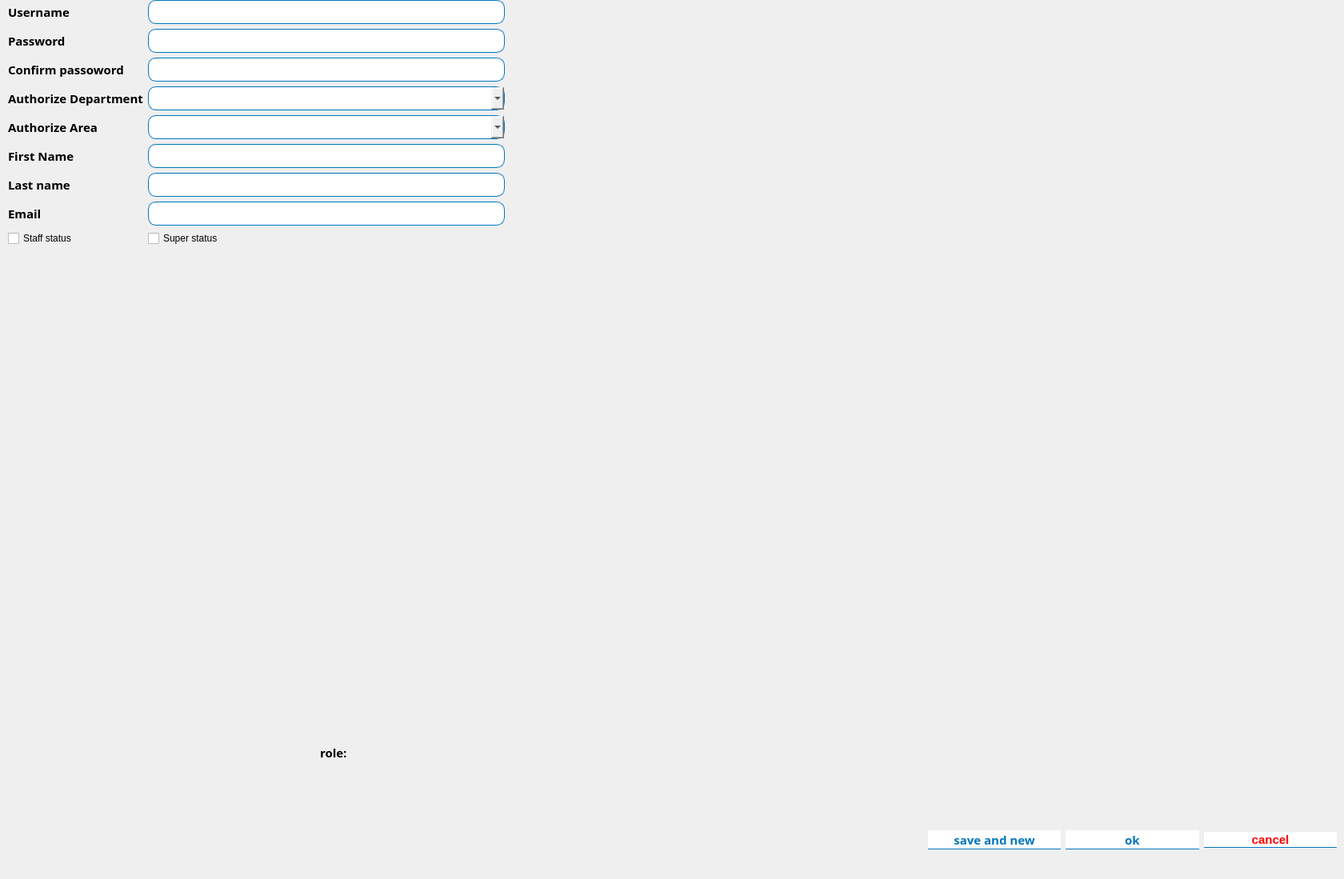
        <widget class="QWidget" name="tab_75">
         <attribute name="title">
          <string>User management</string>
         </attribute>
         <widget class="QWidget" name="horizontalLayoutWidget_54">
          <property name="geometry">
           <rect>
            <x>1160</x>
            <y>1010</y>
            <width>511</width>
            <height>80</height>
           </rect>
          </property>
          <layout class="QHBoxLayout" name="horizontalLayout_54">
           <item>
            <widget class="QPushButton" name="dep_saveandnwbtn_13">
             <property name="font">
              <font>
               <family>Yu Gothic UI Semibold</family>
               <pointsize>11</pointsize>
               <weight>75</weight>
               <bold>true</bold>
              </font>
             </property>
             <property name="styleSheet">
              <string notr="true">background-color:#fff;
color:#0076bd;
border-top:1px solid #fff;
border-bottom:1px solid #0076bd;
padding-bottom:0px</string>
             </property>
             <property name="text">
              <string>save and new</string>
             </property>
            </widget>
           </item>
           <item>
            <widget class="QPushButton" name="dep_okbtn_13">
             <property name="font">
              <font>
               <family>Yu Gothic UI Semibold</family>
               <pointsize>11</pointsize>
               <weight>75</weight>
               <bold>true</bold>
              </font>
             </property>
             <property name="styleSheet">
              <string notr="true">background-color:#fff;
color:#0076bd;
border-top:1px solid #fff;
border-bottom:1px solid #0076bd;
padding-bottom:0px</string>
             </property>
             <property name="text">
              <string>ok</string>
             </property>
            </widget>
           </item>
           <item>
            <widget class="QPushButton" name="cancel_depbtn_26">
             <property name="font">
              <font>
               <pointsize>11</pointsize>
               <weight>75</weight>
               <bold>true</bold>
              </font>
             </property>
             <property name="styleSheet">
              <string notr="true">background-color:#fff;
color:#ff0000;
border-top:1px solid #fff;
border-bottom:1px solid #0076bd;
padding-bottom:0px</string>
             </property>
             <property name="text">
              <string>cancel</string>
             </property>
            </widget>
           </item>
          </layout>
         </widget>
         <widget class="QLabel" name="label_59">
          <property name="geometry">
           <rect>
            <x>400</x>
            <y>920</y>
            <width>171</width>
            <height>41</height>
           </rect>
          </property>
          <property name="font">
           <font>
            <family>Yu Gothic UI Semibold</family>
            <pointsize>11</pointsize>
            <weight>75</weight>
            <bold>true</bold>
           </font>
          </property>
          <property name="text">
           <string>role:</string>
          </property>
         </widget>
         <widget class="QLabel" name="label_58">
          <property name="geometry">
           <rect>
            <x>430</x>
            <y>960</y>
            <width>53</width>
            <height>16</height>
           </rect>
          </property>
          <property name="text">
           <string/>
          </property>
         </widget>
         <widget class="QWidget" name="formLayoutWidget_6">
          <property name="geometry">
           <rect>
            <x>10</x>
            <y>0</y>
            <width>621</width>
            <height>398</height>
           </rect>
          </property>
          <layout class="QFormLayout" name="formLayout_6">
           <item row="0" column="0">
            <widget class="QLabel" name="label_50">
             <property name="font">
              <font>
               <family>Yu Gothic UI Semibold</family>
               <pointsize>11</pointsize>
               <weight>75</weight>
               <bold>true</bold>
              </font>
             </property>
             <property name="text">
              <string>Username</string>
             </property>
            </widget>
           </item>
           <item row="1" column="0">
            <widget class="QLabel" name="label_51">
             <property name="font">
              <font>
               <family>Yu Gothic UI Semibold</family>
               <pointsize>11</pointsize>
               <weight>75</weight>
               <bold>true</bold>
              </font>
             </property>
             <property name="text">
              <string>Password</string>
             </property>
            </widget>
           </item>
           <item row="2" column="0">
            <widget class="QLabel" name="label_52">
             <property name="font">
              <font>
               <family>Yu Gothic UI Semibold</family>
               <pointsize>11</pointsize>
               <weight>75</weight>
               <bold>true</bold>
              </font>
             </property>
             <property name="text">
              <string>Confirm passoword</string>
             </property>
            </widget>
           </item>
           <item row="3" column="0">
            <widget class="QLabel" name="label_56">
             <property name="font">
              <font>
               <family>Yu Gothic UI Semibold</family>
               <pointsize>11</pointsize>
               <weight>75</weight>
               <bold>true</bold>
              </font>
             </property>
             <property name="text">
              <string>Authorize Department</string>
             </property>
            </widget>
           </item>
           <item row="4" column="0">
            <widget class="QLabel" name="label_57">
             <property name="font">
              <font>
               <family>Yu Gothic UI Semibold</family>
               <pointsize>11</pointsize>
               <weight>75</weight>
               <bold>true</bold>
              </font>
             </property>
             <property name="text">
              <string>Authorize Area</string>
             </property>
            </widget>
           </item>
           <item row="3" column="1">
            <widget class="QComboBox" name="parentarea_cmbx_2">
             <property name="minimumSize">
              <size>
               <width>0</width>
               <height>30</height>
              </size>
             </property>
             <property name="styleSheet">
              <string notr="true">border :1px solid #0076bd;
border-radius:10px;</string>
             </property>
            </widget>
           </item>
           <item row="4" column="1">
            <widget class="QComboBox" name="parentarea_cmbx_3">
             <property name="minimumSize">
              <size>
               <width>0</width>
               <height>30</height>
              </size>
             </property>
             <property name="styleSheet">
              <string notr="true">border :1px solid #0076bd;
border-radius:10px;</string>
             </property>
            </widget>
           </item>
           <item row="5" column="0">
            <widget class="QLabel" name="label_53">
             <property name="font">
              <font>
               <family>Yu Gothic UI Semibold</family>
               <pointsize>11</pointsize>
               <weight>75</weight>
               <bold>true</bold>
              </font>
             </property>
             <property name="text">
              <string>First Name </string>
             </property>
            </widget>
           </item>
           <item row="6" column="0">
            <widget class="QLabel" name="label_54">
             <property name="font">
              <font>
               <family>Yu Gothic UI Semibold</family>
               <pointsize>11</pointsize>
               <weight>75</weight>
               <bold>true</bold>
              </font>
             </property>
             <property name="text">
              <string>Last name</string>
             </property>
            </widget>
           </item>
           <item row="7" column="0">
            <widget class="QLabel" name="label_55">
             <property name="font">
              <font>
               <family>Yu Gothic UI Semibold</family>
               <pointsize>11</pointsize>
               <weight>75</weight>
               <bold>true</bold>
              </font>
             </property>
             <property name="text">
              <string>Email</string>
             </property>
            </widget>
           </item>
           <item row="8" column="0">
            <widget class="QCheckBox" name="checkBox">
             <property name="text">
              <string>Staff status</string>
             </property>
            </widget>
           </item>
           <item row="8" column="1">
            <widget class="QCheckBox" name="checkBox_2">
             <property name="text">
              <string>Super status</string>
             </property>
            </widget>
           </item>
           <item row="0" column="1">
            <widget class="QLineEdit" name="lineEdit_33">
             <property name="minimumSize">
              <size>
               <width>20</width>
               <height>30</height>
              </size>
             </property>
             <property name="styleSheet">
              <string notr="true">border :1px solid #0076bd;
border-radius:10px;
</string>
             </property>
            </widget>
           </item>
           <item row="1" column="1">
            <widget class="QLineEdit" name="lineEdit_31">
             <property name="minimumSize">
              <size>
               <width>20</width>
               <height>30</height>
              </size>
             </property>
             <property name="styleSheet">
              <string notr="true">border :1px solid #0076bd;
border-radius:10px;
</string>
             </property>
            </widget>
           </item>
           <item row="2" column="1">
            <widget class="QLineEdit" name="lineEdit_30">
             <property name="minimumSize">
              <size>
               <width>20</width>
               <height>30</height>
              </size>
             </property>
             <property name="styleSheet">
              <string notr="true">border :1px solid #0076bd;
border-radius:10px;
</string>
             </property>
            </widget>
           </item>
           <item row="5" column="1">
            <widget class="QLineEdit" name="lineEdit_32">
             <property name="minimumSize">
              <size>
               <width>20</width>
               <height>30</height>
              </size>
             </property>
             <property name="styleSheet">
              <string notr="true">border :1px solid #0076bd;
border-radius:10px;
</string>
             </property>
            </widget>
           </item>
           <item row="6" column="1">
            <widget class="QLineEdit" name="lineEdit_35">
             <property name="minimumSize">
              <size>
               <width>20</width>
               <height>30</height>
              </size>
             </property>
             <property name="styleSheet">
              <string notr="true">border :1px solid #0076bd;
border-radius:10px;
</string>
             </property>
            </widget>
           </item>
           <item row="7" column="1">
            <widget class="QLineEdit" name="lineEdit_34">
             <property name="minimumSize">
              <size>
               <width>20</width>
               <height>30</height>
              </size>
             </property>
             <property name="styleSheet">
              <string notr="true">border :1px solid #0076bd;
border-radius:10px;
</string>
             </property>
            </widget>
           </item>
          </layout>
         </widget>
        </widget>
